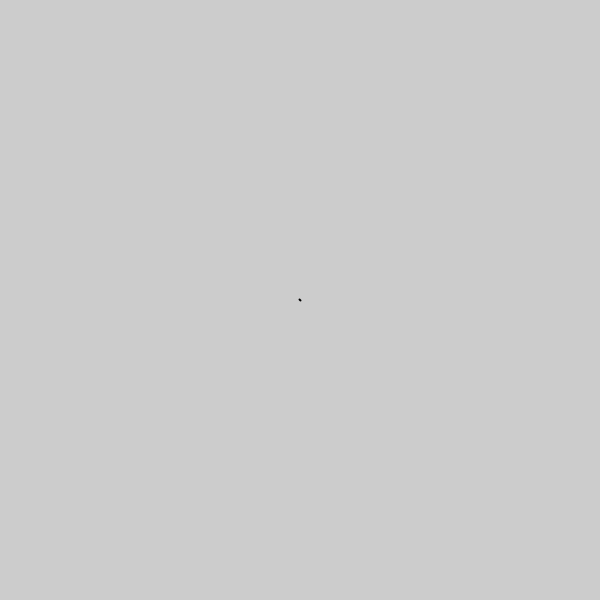
Frame 1 (no input)
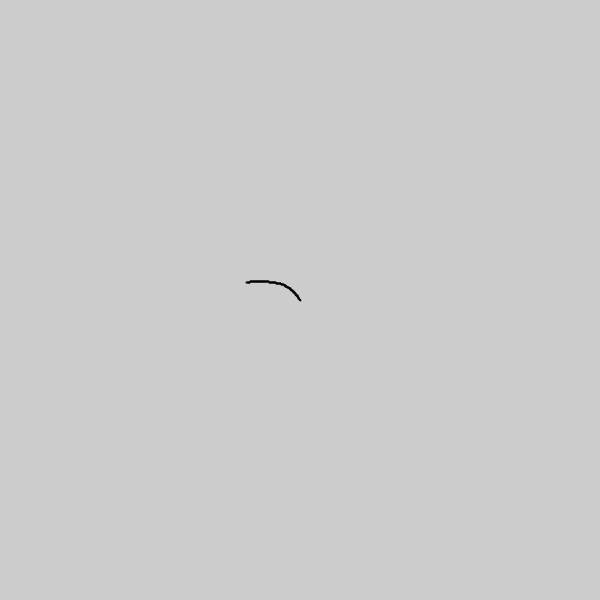
Frame 60 (the mouse pressed at the canvas centre just before this capture)
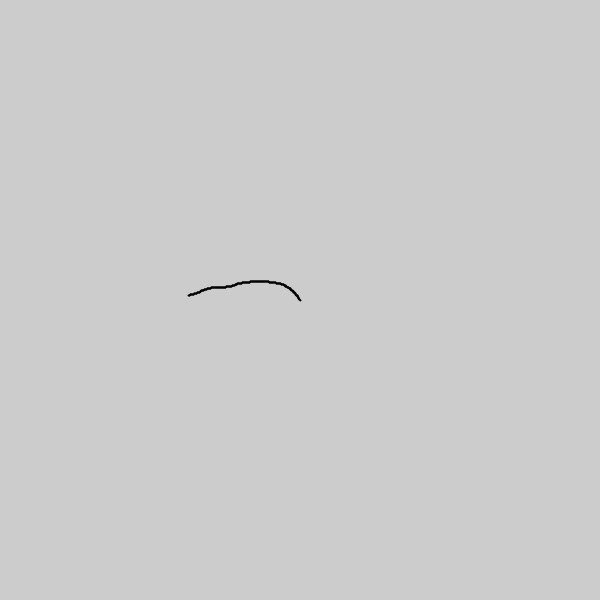
Frame 120 (the mouse held since frame 60 and released just before this capture)

The Processing sketch that drew these frames (run headless with seeded random() and noise(); from frame 60 on, the mouse is pressed at the canvas centre):

// Processing sketch: dibujo3
// ── dibujo3.pde
float ax,ay,x,y,ang,vel;

void setup() {
  size(600, 600);
  smooth();
  frameRate(600);
  
  strokeWeight(2);
  x = width/2;
  y = height/2;
  ang =  radians(random(360));
  vel = 1;
}

void draw(){
   ax = x;
   ay = y;
   x += cos(ang)*vel;
   y += sin(ang)*vel;
   line(ax,ay,x,y);
   ang += random(-0.1,0.1);
   if((x < 0)||(x > width)||(y < 0)||(y > height)){
     ang += PI;
   }
}
